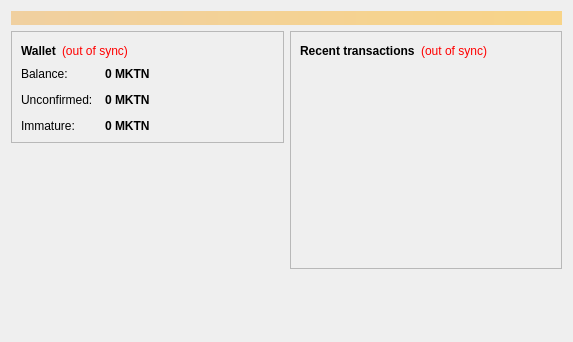
<?xml version="1.0" encoding="UTF-8"?>
<ui version="4.0">
 <class>OverviewPage</class>
 <widget class="QWidget" name="OverviewPage">
  <property name="geometry">
   <rect>
    <x>0</x>
    <y>0</y>
    <width>573</width>
    <height>342</height>
   </rect>
  </property>
  <property name="windowTitle">
   <string>Form</string>
  </property>
  <layout class="QVBoxLayout" name="topLayout">
   <item>
    <widget class="QLabel" name="labelAlerts">
     <property name="visible">
      <bool>false</bool>
     </property>
     <property name="styleSheet">
      <string notr="true">background-color: qlineargradient(x1: 0, y1: 0, x2: 1, y2: 0, stop:0 #F0D0A0, stop:1 #F8D488); color:#000000;</string>
     </property>
     <property name="wordWrap">
      <bool>true</bool>
     </property>
     <property name="margin">
      <number>3</number>
     </property>
    </widget>
   </item>
   <item>
    <layout class="QHBoxLayout" name="horizontalLayout" stretch="1,1">
     <item>
      <layout class="QVBoxLayout" name="verticalLayout_2">
       <item>
        <widget class="QFrame" name="frame">
         <property name="frameShape">
          <enum>QFrame::StyledPanel</enum>
         </property>
         <property name="frameShadow">
          <enum>QFrame::Raised</enum>
         </property>
         <layout class="QVBoxLayout" name="verticalLayout_4">
          <item>
           <layout class="QHBoxLayout" name="horizontalLayout_4">
            <item>
             <widget class="QLabel" name="label_5">
              <property name="font">
               <font>
                <weight>75</weight>
                <bold>true</bold>
               </font>
              </property>
              <property name="text">
               <string>Wallet</string>
              </property>
             </widget>
            </item>
            <item>
             <widget class="QLabel" name="labelWalletStatus">
              <property name="toolTip">
               <string>The displayed information may be out of date. Your wallet automatically synchronizes with the MKTCoins network after a connection is established, but this process has not completed yet.</string>
              </property>
              <property name="styleSheet">
               <string notr="true">QLabel { color: red; }</string>
              </property>
              <property name="text">
               <string notr="true">(out of sync)</string>
              </property>
              <property name="alignment">
               <set>Qt::AlignLeading|Qt::AlignLeft|Qt::AlignVCenter</set>
              </property>
             </widget>
            </item>
            <item>
             <spacer name="horizontalSpacer_2">
              <property name="orientation">
               <enum>Qt::Horizontal</enum>
              </property>
              <property name="sizeHint" stdset="0">
               <size>
                <width>40</width>
                <height>20</height>
               </size>
              </property>
             </spacer>
            </item>
           </layout>
          </item>
          <item>
           <layout class="QFormLayout" name="formLayout_2">
            <property name="fieldGrowthPolicy">
             <enum>QFormLayout::AllNonFixedFieldsGrow</enum>
            </property>
            <property name="horizontalSpacing">
             <number>12</number>
            </property>
            <property name="verticalSpacing">
             <number>12</number>
            </property>
            <item row="0" column="0">
             <widget class="QLabel" name="label">
              <property name="text">
               <string>Balance:</string>
              </property>
             </widget>
            </item>
            <item row="0" column="1">
             <widget class="QLabel" name="labelBalance">
              <property name="font">
               <font>
                <weight>75</weight>
                <bold>true</bold>
               </font>
              </property>
              <property name="cursor">
               <cursorShape>IBeamCursor</cursorShape>
              </property>
              <property name="toolTip">
               <string>Your current balance</string>
              </property>
              <property name="text">
               <string notr="true">0 MKTN</string>
              </property>
              <property name="textInteractionFlags">
               <set>Qt::LinksAccessibleByMouse|Qt::TextSelectableByKeyboard|Qt::TextSelectableByMouse</set>
              </property>
             </widget>
            </item>
            <item row="1" column="0">
             <widget class="QLabel" name="label_3">
              <property name="text">
               <string>Unconfirmed:</string>
              </property>
             </widget>
            </item>
            <item row="1" column="1">
             <widget class="QLabel" name="labelUnconfirmed">
              <property name="font">
               <font>
                <weight>75</weight>
                <bold>true</bold>
               </font>
              </property>
              <property name="cursor">
               <cursorShape>IBeamCursor</cursorShape>
              </property>
              <property name="toolTip">
               <string>Total of transactions that have yet to be confirmed, and do not yet count toward the current balance</string>
              </property>
              <property name="text">
               <string notr="true">0 MKTN</string>
              </property>
              <property name="textInteractionFlags">
               <set>Qt::LinksAccessibleByMouse|Qt::TextSelectableByKeyboard|Qt::TextSelectableByMouse</set>
              </property>
             </widget>
            </item>
            <item row="2" column="0">
             <widget class="QLabel" name="labelImmatureText">
              <property name="text">
               <string>Immature:</string>
              </property>
             </widget>
            </item>
            <item row="2" column="1">
             <widget class="QLabel" name="labelImmature">
              <property name="font">
               <font>
                <weight>75</weight>
                <bold>true</bold>
               </font>
              </property>
              <property name="toolTip">
               <string>Mined balance that has not yet matured</string>
              </property>
              <property name="text">
               <string notr="true">0 MKTN</string>
              </property>
              <property name="textInteractionFlags">
               <set>Qt::LinksAccessibleByMouse|Qt::TextSelectableByKeyboard|Qt::TextSelectableByMouse</set>
              </property>
             </widget>
            </item>
			
           </layout>
          </item>
         </layout>
        </widget>
       </item>
       <item>
        <spacer name="verticalSpacer">
         <property name="orientation">
          <enum>Qt::Vertical</enum>
         </property>
         <property name="sizeHint" stdset="0">
          <size>
           <width>20</width>
           <height>40</height>
          </size>
         </property>
        </spacer>
       </item>
		<item>
         <widget class="QLabel" name="label_wallet_bgcoin">
          <property name="text">
           <string/>
          </property>
          <property name="pixmap">
           <pixmap resource="../bitcoin.qrc">:/images/wallet_bgcoin</pixmap>
          </property>
          <property name="scaledContents">
           <bool>false</bool>
          </property>
          <property name="alignment">
           <set>Qt::AlignLeft</set>
          </property>
          <property name="margin">
           <number>-2</number>
          </property>
         </widget>
        </item>
	   </layout>
     </item>
     <item>
      <layout class="QVBoxLayout" name="verticalLayout_3">
       <item>
        <widget class="QFrame" name="frame_2">
         <property name="frameShape">
          <enum>QFrame::StyledPanel</enum>
         </property>
         <property name="frameShadow">
          <enum>QFrame::Raised</enum>
         </property>
         <layout class="QVBoxLayout" name="verticalLayout">
          <item>
           <layout class="QHBoxLayout" name="horizontalLayout_2">
            <item>
             <widget class="QLabel" name="label_4">
              <property name="text">
               <string>&lt;b&gt;Recent transactions&lt;/b&gt;</string>
              </property>
             </widget>
            </item>
            <item>
             <widget class="QLabel" name="labelTransactionsStatus">
              <property name="toolTip">
               <string>The displayed information may be out of date. Your wallet automatically synchronizes with the MKTCoins network after a connection is established, but this process has not completed yet.</string>
              </property>
              <property name="styleSheet">
               <string notr="true">QLabel { color: red; }</string>
              </property>
              <property name="text">
               <string notr="true">(out of sync)</string>
              </property>
              <property name="alignment">
               <set>Qt::AlignRight|Qt::AlignTrailing|Qt::AlignVCenter</set>
              </property>
             </widget>
            </item>
            <item>
             <spacer name="horizontalSpacer">
              <property name="orientation">
               <enum>Qt::Horizontal</enum>
              </property>
              <property name="sizeHint" stdset="0">
               <size>
                <width>40</width>
                <height>20</height>
               </size>
              </property>
             </spacer>
            </item>
           </layout>
          </item>
          <item>
           <widget class="QListView" name="listTransactions">
            <property name="styleSheet">
             <string notr="true">QListView { background: transparent; }</string>
            </property>
            <property name="frameShape">
             <enum>QFrame::NoFrame</enum>
            </property>
            <property name="verticalScrollBarPolicy">
             <enum>Qt::ScrollBarAlwaysOff</enum>
            </property>
            <property name="horizontalScrollBarPolicy">
             <enum>Qt::ScrollBarAlwaysOff</enum>
            </property>
            <property name="selectionMode">
             <enum>QAbstractItemView::NoSelection</enum>
            </property>
           </widget>
          </item>
         </layout>
        </widget>
       </item>
       <item>
        <spacer name="verticalSpacer_2">
         <property name="orientation">
          <enum>Qt::Vertical</enum>
         </property>
         <property name="sizeHint" stdset="0">
          <size>
           <width>20</width>
           <height>40</height>
          </size>
         </property>
        </spacer>
       </item>
      </layout>
     </item>
    </layout>
   </item>
  </layout>
 </widget>
 <resources/>
 <connections/>
</ui>
